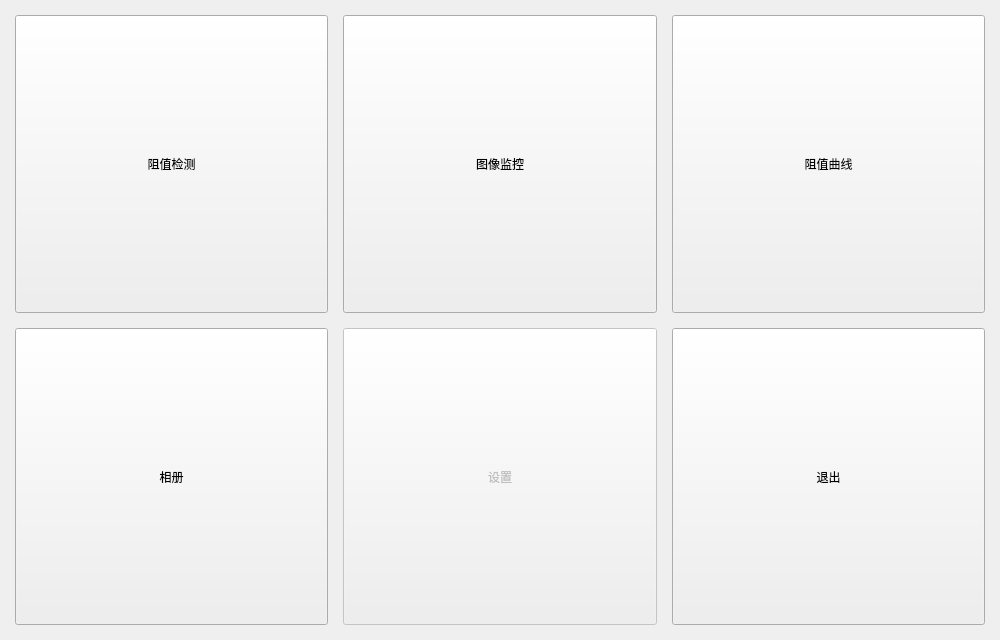
<?xml version="1.0" encoding="UTF-8"?>
<ui version="4.0">
 <class>MainMenu</class>
 <widget class="QWidget" name="MainMenu">
  <property name="geometry">
   <rect>
    <x>0</x>
    <y>0</y>
    <width>1000</width>
    <height>640</height>
   </rect>
  </property>
  <property name="windowTitle">
   <string>Form</string>
  </property>
  <layout class="QGridLayout" name="gridLayout">
   <property name="leftMargin">
    <number>15</number>
   </property>
   <property name="topMargin">
    <number>15</number>
   </property>
   <property name="rightMargin">
    <number>15</number>
   </property>
   <property name="bottomMargin">
    <number>15</number>
   </property>
   <property name="spacing">
    <number>15</number>
   </property>
   <item row="0" column="2">
    <widget class="QPushButton" name="rcurve_btn">
     <property name="sizePolicy">
      <sizepolicy hsizetype="Expanding" vsizetype="Expanding">
       <horstretch>0</horstretch>
       <verstretch>0</verstretch>
      </sizepolicy>
     </property>
     <property name="text">
      <string>阻值曲线</string>
     </property>
     <property name="icon">
      <iconset resource="../../resources.qrc">
       <normaloff>:/ui/awesomes/icons/chart.png</normaloff>:/ui/awesomes/icons/chart.png</iconset>
     </property>
     <property name="iconSize">
      <size>
       <width>200</width>
       <height>200</height>
      </size>
     </property>
    </widget>
   </item>
   <item row="2" column="0">
    <widget class="QPushButton" name="gallery_btn">
     <property name="sizePolicy">
      <sizepolicy hsizetype="Expanding" vsizetype="Expanding">
       <horstretch>0</horstretch>
       <verstretch>0</verstretch>
      </sizepolicy>
     </property>
     <property name="text">
      <string>相册</string>
     </property>
     <property name="icon">
      <iconset resource="../../resources.qrc">
       <normaloff>:/ui/awesomes/icons/gallery.png</normaloff>:/ui/awesomes/icons/gallery.png</iconset>
     </property>
     <property name="iconSize">
      <size>
       <width>200</width>
       <height>200</height>
      </size>
     </property>
    </widget>
   </item>
   <item row="0" column="1">
    <widget class="QPushButton" name="monitor_btn">
     <property name="sizePolicy">
      <sizepolicy hsizetype="Expanding" vsizetype="Expanding">
       <horstretch>0</horstretch>
       <verstretch>0</verstretch>
      </sizepolicy>
     </property>
     <property name="text">
      <string>图像监控</string>
     </property>
     <property name="icon">
      <iconset resource="../../resources.qrc">
       <normaloff>:/ui/awesomes/icons/cam.png</normaloff>:/ui/awesomes/icons/cam.png</iconset>
     </property>
     <property name="iconSize">
      <size>
       <width>200</width>
       <height>200</height>
      </size>
     </property>
    </widget>
   </item>
   <item row="2" column="2">
    <widget class="QPushButton" name="exit_btn">
     <property name="enabled">
      <bool>true</bool>
     </property>
     <property name="sizePolicy">
      <sizepolicy hsizetype="Minimum" vsizetype="Expanding">
       <horstretch>0</horstretch>
       <verstretch>0</verstretch>
      </sizepolicy>
     </property>
     <property name="text">
      <string>退出</string>
     </property>
     <property name="icon">
      <iconset resource="../../resources.qrc">
       <normaloff>:/ui/awesomes/icons/door.png</normaloff>:/ui/awesomes/icons/door.png</iconset>
     </property>
     <property name="iconSize">
      <size>
       <width>200</width>
       <height>200</height>
      </size>
     </property>
    </widget>
   </item>
   <item row="2" column="1">
    <widget class="QPushButton" name="settings_btn">
     <property name="enabled">
      <bool>false</bool>
     </property>
     <property name="sizePolicy">
      <sizepolicy hsizetype="Minimum" vsizetype="Expanding">
       <horstretch>0</horstretch>
       <verstretch>0</verstretch>
      </sizepolicy>
     </property>
     <property name="text">
      <string>设置</string>
     </property>
     <property name="icon">
      <iconset resource="../../resources.qrc">
       <normaloff>:/ui/awesomes/icons/gear.png</normaloff>:/ui/awesomes/icons/gear.png</iconset>
     </property>
     <property name="iconSize">
      <size>
       <width>200</width>
       <height>200</height>
      </size>
     </property>
    </widget>
   </item>
   <item row="0" column="0">
    <widget class="QPushButton" name="ressistance_btn">
     <property name="sizePolicy">
      <sizepolicy hsizetype="Expanding" vsizetype="Expanding">
       <horstretch>0</horstretch>
       <verstretch>0</verstretch>
      </sizepolicy>
     </property>
     <property name="text">
      <string>阻值检测</string>
     </property>
     <property name="icon">
      <iconset resource="../../resources.qrc">
       <normaloff>:/ui/awesomes/icons/resistance.png</normaloff>:/ui/awesomes/icons/resistance.png</iconset>
     </property>
     <property name="iconSize">
      <size>
       <width>200</width>
       <height>200</height>
      </size>
     </property>
    </widget>
   </item>
  </layout>
 </widget>
 <resources>
  <include location="../../resources.qrc"/>
 </resources>
 <connections/>
</ui>
